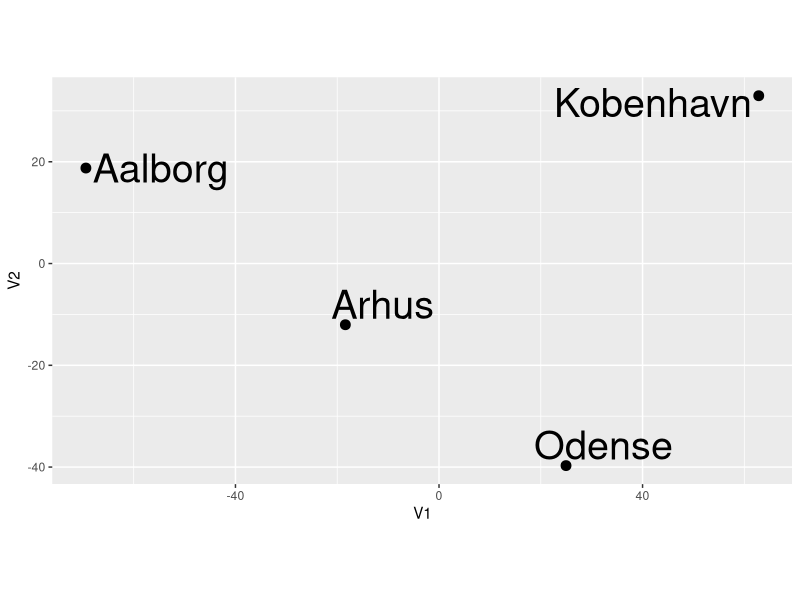

This chart was generated by the following R code:
rm(list=ls())
library(ggplot2)
#Classical Scaling

#####  Input matrix. ###

Delta_mat <- structure(c(0, 93, 82, 133, 93, 0, 52, 60, 82, 52, 0, 111, 133,60, 111, 0), dim = c(4L, 4L))

Delta_mat |> signif(2)


# Step 1: Obtain "A" matrix

A_mat <- -1/2 * Delta_mat^2
A_mat |> signif(3)

# Step 2:  Calculate B Matrix
## B = HAH and H = I - 1/nII^T

H <- diag(4) - 1/4 * matrix(1, 4, 4)
B_mat <- H%*%A_mat%*%H
B_mat |> signif(3)

# Step 3: Perform Eigendecompistion of B Matrix
# calcualte eigenvalues and eigenvectors
# B = PDP^(-1)

evd <- eigen(B_mat)

# Y = eigenvectos%*%diag(eigenvalues)*1/2

Y_mat <- evd$vectors %*% diag(sqrt(evd$values))
Y_mat |> signif(2)


plot_tbl <- Y_mat |>
  tibble::as_tibble() |>
  dplyr::mutate(
    city = c(
      "Kobenhavn", "Arhus",
      "Odense", "Aalborg"
    )
  )
p <- ggplot(plot_tbl, aes(V1, V2)) +
  geom_point(size = 3) +
  ggrepel::geom_text_repel(
    aes(label = city), size = 10
  ) +
  coord_equal()

p


